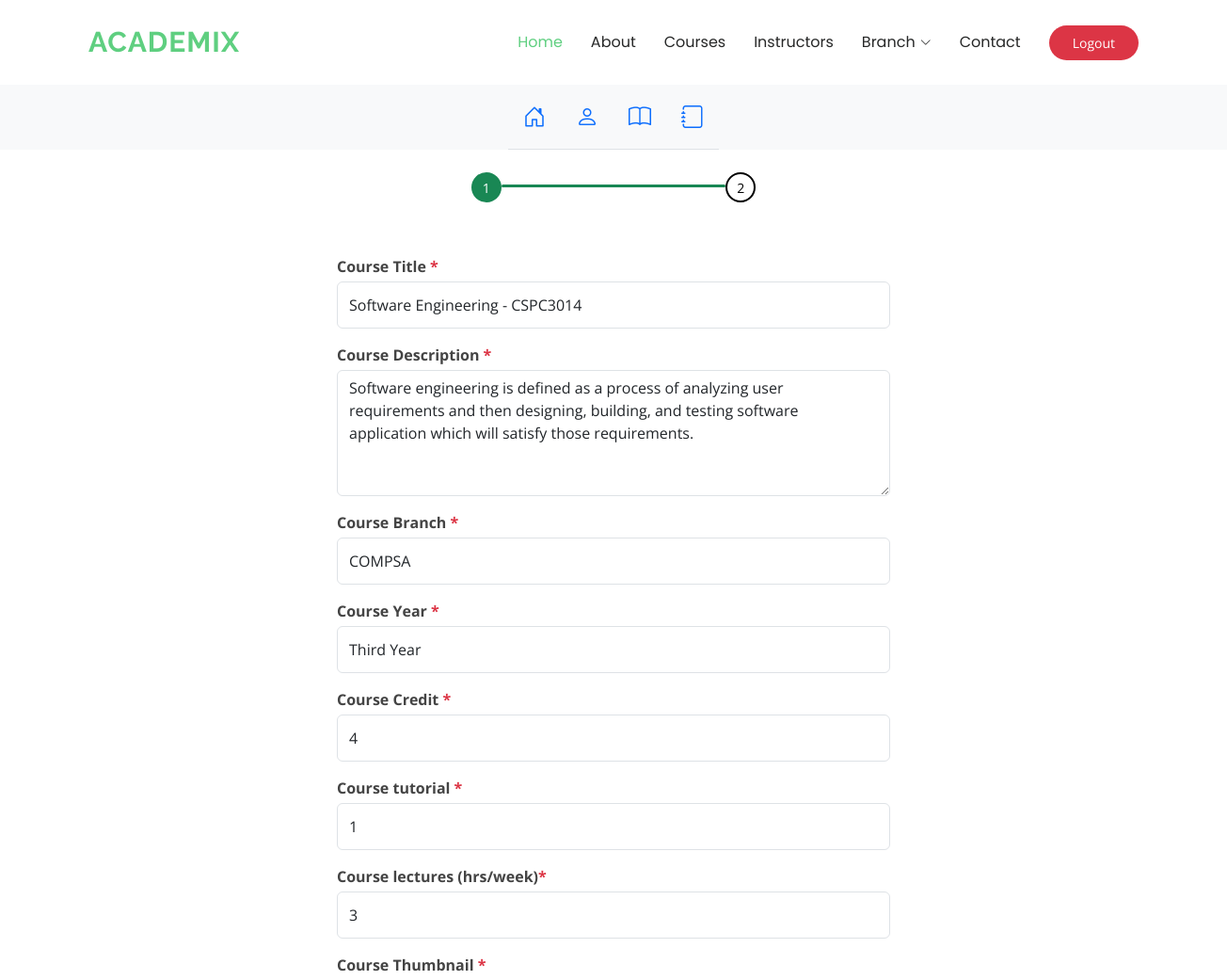
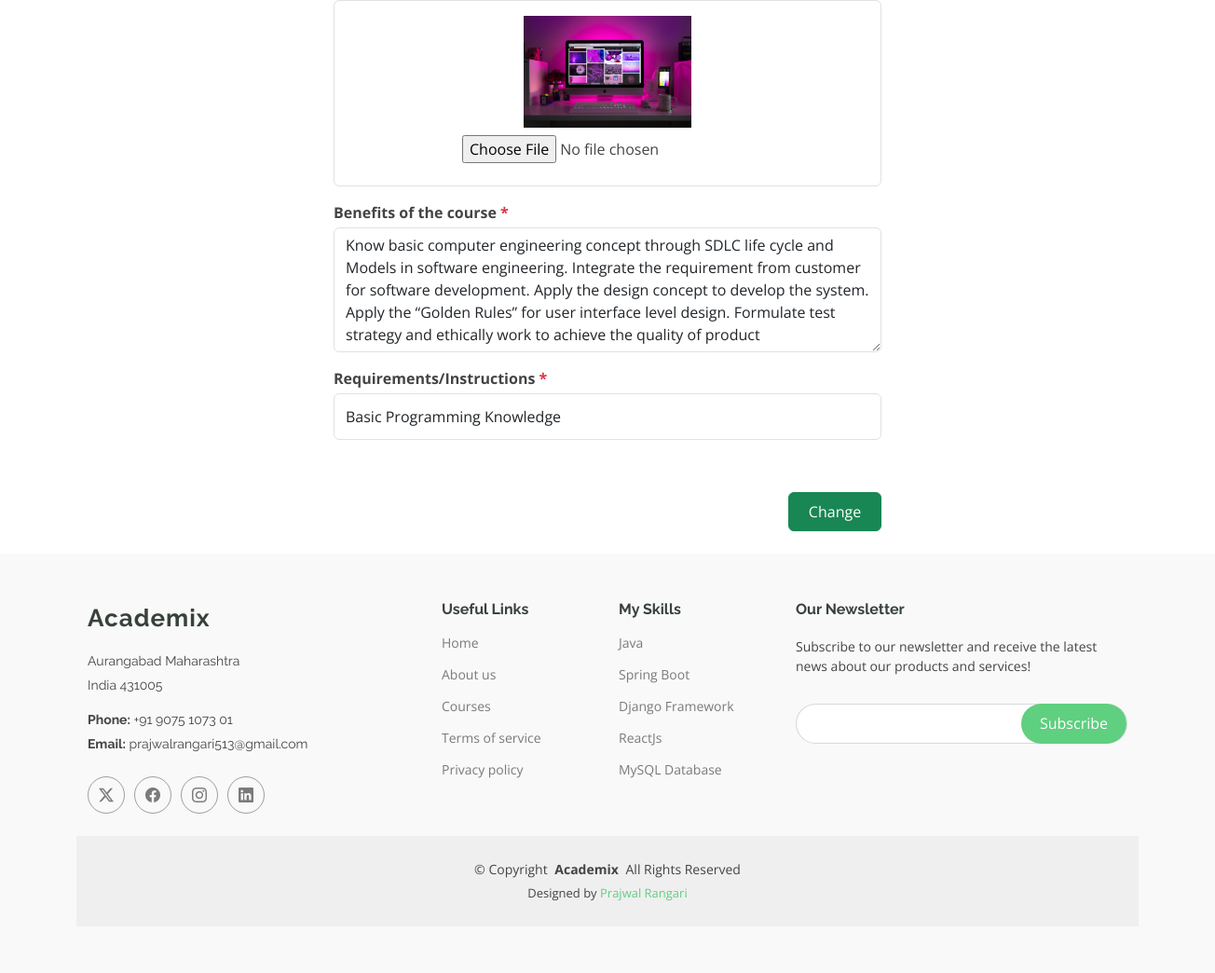
The app's page /edit-course/software-engineering-cspc3014 (signed in) with its own data (2 pictures, top to bottom).
### academixapp/models.py (models this page shows, shortened)
class Course(models.Model):
    course_title = models.CharField(max_length=100)
    course_desc = models.TextField()
    course_branch = models.CharField(max_length=100, default='COMPSA')
    course_year = models.CharField(max_length=100, default='FY')
    course_img = models.ImageField(default='default.jpg', upload_to='course_images/')
    course_benefit = models.TextField()
    course_req = models.TextField()
    date_created = models.DateTimeField(default=datetime.now)
    slug = models.SlugField(unique=True, blank=True, default='')
    course_credit = models.IntegerField(default=0)
    course_tutorial = models.IntegerField(default=0)
    course_lectures = models.IntegerField(default=0)
    instructor = models.ForeignKey(User, on_delete=models.CASCADE, default='')

### academixapp/views.py (the view, shortened to what this page needs)
# urls.py: path('edit-course/<slug:slug>', views.edit_course, name='edit_course'),
@login_required(login_url='auth:login')
def edit_course(request, slug):
    course = Course.objects.get(slug=slug)
    return render(request, 'academixapp/editcourse.html', {'course':course})

### templates/academixapp/editcourse.html (shortened to what this page needs)
{% extends 'academixapp/base.html' %}
{% block body %}
<div class="container-fluid">
    <div class="row">
        <div class="col-md-9 m-auto mt-4">
            <form method="POST" enctype="multipart/form-data">
                <div class="d-flex justify-content-center align-items-center mb-4">
                    <button class="btn bg-success text-white btn-sm rounded-pill"
                    style="width:2rem; height:2rem;">
                    1
                    </button>
                    <span class="bg-success w-25 rounded mt-auto mb-3"
                    style="height: 0.2rem"></span>
                    <button class="btn text-white btn-sm rounded-pill"
                    style="width:2rem; height:2rem; border: 2px solid black;">
                    <p class="text-black">2</p>
                    </button>
                </div>
                <div class="d-flex justify-content-center align-items-center">
                    <div class="col-md-8">
                        <div class="p-4 mt-2 rounded-4">
                            <div class="form-group">
                                <label for="course_title" class="fw-bold">Course Title <span class="text-danger">*</span></label>
                                <input type="text" class="form-control mt-1 border" name="course_title"
                                    id="course_title" style="height:50px;" placeholder="Enter Course Title" value="{{course.course_title}}" required>
                            </div>
                            <div class="form-group mt-3">
                                <label for="course_desc" class="fw-bold">Course Description <span class="text-danger">*</span></label>
                                <textarea placeholder="Enter Description of the Course" class="mt-1 form-control border" name="course_desc" id="course_desc" cols="30" rows="5" required>{{course.course_desc}}</textarea>
                            </div>
                            <div class="form-group mt-3">
                                <label for="course_branch" class="fw-bold">Course Branch <span class="text-danger">*</span></label><br />
                                <select class="mt-1 form-control border" style="height:50px;" name="course_branch" id="course_branch" required>
                                    <option value="COMPSA" {% if course.course_branch == 'COMPSA' %}selected{% endif %}>COMPSA</option>
                                </select>
                            </div>
                            <div class="form-group mt-3">
                                <label for="course_year" class="fw-bold">Course Year <span class="text-danger">*</span></label><br />
                                <select class="mt-1 form-control border" style="height:50px;" name="course_year" id="course_year" required>
                                    <option value="TY" {% if course.course_year == 'TY' %}selected{% endif %}>Third Year</option>
                                </select>
                            </div>
                            <div class="form-group mt-3">
                                <label for="course_credit" class="fw-bold">Course Credit <span class="text-danger">*</span></label>
                                <input type="number" class="form-control mt-1 border" name="course_credit"
                                    id="course_credit" style="height:50px;" placeholder="Enter Course credit" value="{{course.course_credit}}" required>
                            </div>
                            <div class="form-group mt-3">
                                <label for="course_tutorial" class="fw-bold">Course tutorial <span class="text-danger">*</span></label>
                                <input type="number" class="form-control mt-1 border" name="course_tutorial"
                                    id="course_tutorial" style="height:50px;" placeholder="Enter Course tutorial" value="{{course.course_tutorial}}" required>
                            </div>
                            <div class="form-group mt-3">
                                <label for="course_lectures" class="fw-bold">Course lectures (hrs/week)<span class="text-danger">*</span></label>
                                <input type="number" class="form-control mt-1 border" name="course_lectures"
                                    id="course_lectures" style="height:50px;" placeholder="Enter Course Lectures" value="{{course.course_lectures}}" required>
                            </div>
                            {% if course.course_img %}
                            <div class="form-group mt-3">
                                <label for="imageInput" class="fw-bold">Course Thumbnail <span class="text-danger">*</span></label>
                                <div class="mt-1 thumbnail-box d-flex flex-column align-items-center justify-content-center rounded-2 border"
                                    style="height:200px;">
                                    <img src="{{ course.course_img.url }}" alt="course_img" style="width:fit-content; height:120px;">
                                    <input type="file" class="form-control-file mb-2 w-10 mt-2" id="imageInput" name="course_img"
                                        accept="image/*">
                                </div>
                            </div>
                            {% endif %}
                            <div class="form-group mt-3">
                                <label for="course_benefit" class="fw-bold">Benefits of the course <span class="text-danger">*</span></label>
                                <textarea placeholder="Enter Benefits of the Course" class="mt-1 form-control" name="course_benefit" id="course_benefit" cols="30" rows="5" required>{{course.course_benefit}}</textarea>
                            </div>
                            <div class="form-group mt-3">
                                <label for="course_req" class="fw-bold">Requirements/Instructions <span class="text-danger">*</span></label>
                                <input class="mt-1 form-control" value="{{course.course_req}}" type="text" name="course_req"
                                    id="course_req" placeholder="Enter Requirements of the course"
                                    style="height:50px;" required>
                            </div>
                        </div>
                        <div class="d-flex justify-content-end p-4 mt-2">
                            <button type="submit" class="btn btn-success p-2" style="width: 100px;">Change</button>
                        </div>
                    </div>
                </div>
            </form>
        </div>
    </div>
</div>
{% endblock %}

### static/academixapp/main.css (style rules this page uses)
:root { --default-font: "Open Sans", system-ui, -apple-system, "Segoe UI", Roboto, "Helvetica Neue", Arial, "Noto Sans", "Liberation Sans", sans-serif, "Apple Color Emoji", "Segoe UI Emoji", "Segoe UI Symbol", "Noto Color Emoji"; --heading-font: "Raleway", sans-serif; --nav-font: "Poppins", sans-serif; }
:root { --background-color: #ffffff; --default-color: #444444; --heading-color: #37423b; --accent-color: #5fcf80; --surface-color: #ffffff; --contrast-color: #ffffff; }
:root { --nav-color: #272828; --nav-hover-color: #5fcf80; --nav-mobile-background-color: #ffffff; --nav-dropdown-background-color: #ffffff; --nav-dropdown-color: #272828; --nav-dropdown-hover-color: #5fcf80; }
:root { scroll-behavior: smooth; }
body { color: var(--default-color); background-color: var(--background-color); font-family: var(--default-font); }

### records on screen
Course: course_title "Software Engineering - CSPC3014", course_desc "Software engineering is defined as a process of analyzing user requirements and then designing, building, and testing software application which will satisfy those requirements.", course_branch "COMPSA", course_year "Third Year", course_credit "4", course_tutorial "1", course_lectures "3", course_img (picture), course_benefit "Know basic computer engineering concept through SDLC life cycle and Models in software engineering. Integrate the requirement from customer for software development. Apply the design concept to develop the system. Apply the “Golden Rules” for user interface level design. Formulate test strategy and ethically work to achieve the quality of product", course_req "Basic Programming Knowledge"
